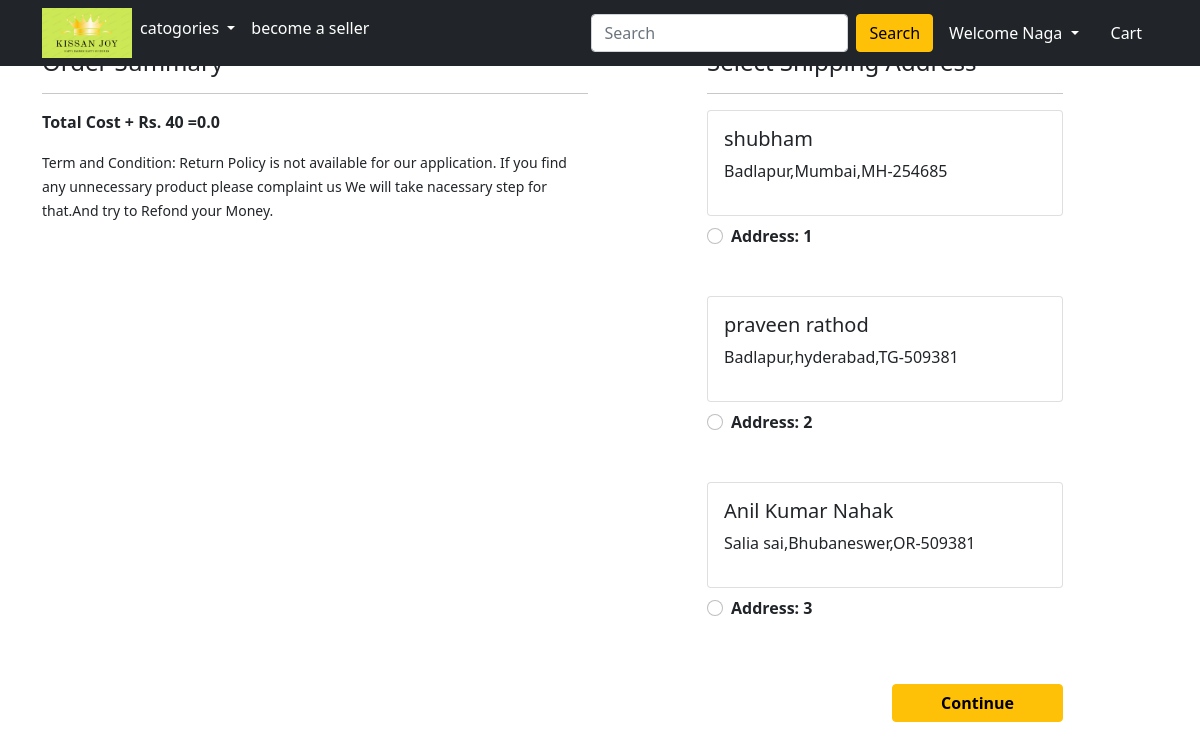
The app's page /checkout/ (signed in) with its own data.
### kissan/models.py (models this page shows, shortened)
class Customer(models.Model):
    user=models.ForeignKey(User,on_delete=models.CASCADE)
    name=models.CharField(max_length=100)
    locality=models.CharField(max_length=100)
    city=models.CharField(max_length=20)
    pincode=models.IntegerField()
    state=models.CharField(choices=STATE_CHOICES,max_length=50)

### kissan/views.py (the view)
# urls.py: path('checkout/', views.checkout, name='checkout'),
@login_required
def checkout(request):
  user=request.user
  add=Customer.objects.filter(user=user)
  cart_items=Cart.objects.filter(user=user)
  amount=0.0
  shipping_amount=40
  totalamount=0.0
  shipping_amount=40
  cart_product= [p for p in Cart.objects.all() if p.user==request.user]
  if cart_product:
    for p in cart_product:
      tempamount=(p.quantiry * p.product.discountd_price)
      amount+=tempamount
    totalamount=amount+shipping_amount
  return render(request, 'app/checkout.html',{'add':add,'totalamount':totalamount,'cart_items':cart_items})

### kissan/templates/app/checkout.html (shortened to what this page needs)
{% extends 'app/base.html' %}
{% load static %}
{% block main-content %}
<div class="container">
 <div class="row mt-5">
  <div class="col-sm-6">
    <h4>Order Summary</h4>
    <hr>
      <p class="fw-bold">Total Cost + Rs. 40 ={{totalamount}}</p>
    <small>Term and Condition: Return Policy is not available for our application. If you find any unnecessary product please complaint us We will take nacessary step for that.And try to Refond your Money.</small>
  </div>
  <div class="col-sm-4 offset-sm-1">
    <h4>Select Shipping Address</h4>
    <hr>
    <form action="/paymentdone">
      {% for ad in add %}
      <div class="card">
        <div class="card-body">
        <h5>{{ad.name}}</h5>
        <p>{{ad.locality}},{{ad.city}},{{ad.state}}-{{ad.pincode}}</p>
        </div>
      </div>
        <div class="form-check mt-2 mb-5">
          <input class="form-check-input" type="radio" name='custid' id='custadd{{forloop.counter}}' value="{{ad.id}}">
          <label class="form-check-label fw-bold" for="custadd{{forloop.counter}}">
            Address: {{forloop.counter}} </label>
        </div>
        {% endfor %}
        <div class="text-end">
          <button type="submit" class="btn btn-warning mt-3 px-5 fw-bold">Continue</button>
        </div>
      </form>
    </div>
  </div>
</div>
{% endblock main-content %}

### kissan/templates/app/base.html (shortened to what this page needs)
<!doctype html>
{% load static %}
<html lang="en">
  <head>
    <link href="https://cdn.jsdelivr.net/npm/bootstrap@5.0.0-beta1/dist/css/bootstrap.min.css" rel="stylesheet">
    <link rel="stylesheet" href="{% static 'app/css/owl.carousel.min.css' %}">
    <link rel="stylesheet" href="{% static 'app/css/all.min.css' %}">
    <link rel="stylesheet" href="{% static 'app/css/style.css' %}">
  </head>
  <body>
    <nav class="navbar navbar-expand-lg navbar-dark bg-dark fixed-top">
     <div class="container">
       <div class="collapse navbar-collapse" id="navbarSupportedContent">
         <ul class="navbar-nav me-auto mb-2 mb-lg-0">
          <li class="nav-item">
            <div class="img-one">
              <a href="/"><img  src="{% static 'app/images/banner/appLogo.png' %}" alt="" width="90" height="50"></a>
          </div>
          </li>
           <li class="nav-item dropdown">
             <a class="nav-link dropdown-toggle text-white" href="#" id="electronicsDropdown" role="button" data-bs-toggle="dropdown" aria-expanded="false">
               catogories
             </a>
           </li>
           <li class="nav-item">
            <a class="nav-link active" aria-current="page" href="{% url 'sellerHome' %}" target="_blank">become a seller</a>
          </li>
         </ul>
         <form class="d-flex">
           <input class="form-control me-2" type="search" placeholder="Search" aria-label="Search">
           <button class="btn btn-warning" type="submit">Search</button>
         </form>
         <div>
          <ul class="navbar-nav me-auto mb-2 mb-lg-0">
            {% if request.user.is_authenticated %}
           <li class="nav-item dropdown mx-2">
              <a class="nav-link dropdown-toggle text-white" href="#" id="profileDropdown" role="button" data-bs-toggle="dropdown" aria-expanded="false">
                Welcome {{request.user.username|capfirst}}
              </a>
            </li>
            <li class="nav-item mx-2">
             <a href="{% url 'showcart' %}" class="nav-link text-white"> Cart </a>
            </li>
            {% endif %}
          </ul>
         </div>
       </div>
     </div>
    </nav>
    {% block main-content %} {% endblock main-content %}
  </body>
</html>

### records on screen
Customer: name "shubham", locality "Badlapur", city "Mumbai", state "MH", pincode "254685"
Customer: name "praveen rathod", locality "Badlapur", city "hyderabad", state "TG", pincode "509381"
Customer: name "Anil Kumar Nahak", locality "Salia sai", city "Bhubaneswer", state "OR", pincode "509381"

### other values on screen
{{ request.user.username|capfirst }} "Naga"
{{ totalamount }} "0.0"
